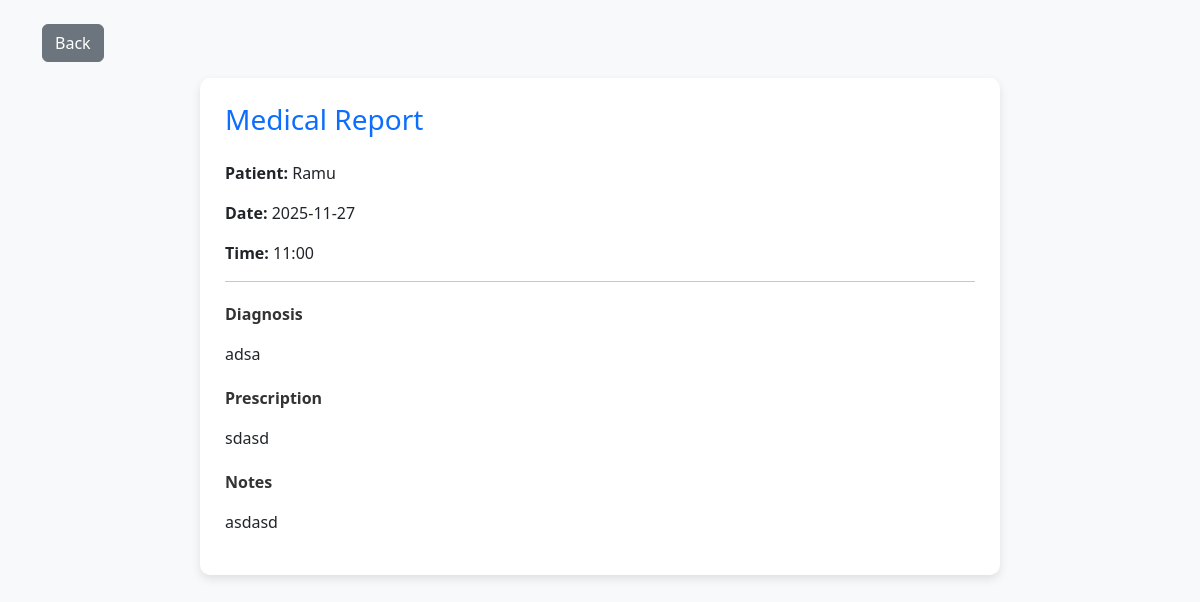
Page /doctor/patient/report/4 (signed in) on the committed database.
### app/models.py (models this page shows, shortened)
class User(UserMixin, db.Model):
    __tablename__ = 'users'
    id = db.Column(db.Integer, primary_key=True)
    role = db.Column(db.String(20), nullable=False)
    email = db.Column(db.String(120), unique=True, nullable=False)
    password_hash = db.Column(db.String(128), nullable=False)
    name = db.Column(db.String(120), nullable=False)
    phone = db.Column(db.String(20))
    department_id = db.Column(db.Integer, db.ForeignKey('departments.id'))  # NEW LINE
    created_at = db.Column(db.DateTime, default=datetime.utcnow)
    is_active = db.Column(db.Boolean, default=True)

class Appointment(db.Model):
    __tablename__ = 'appointments'
    id = db.Column(db.Integer, primary_key=True)
    patient_id = db.Column(db.Integer, db.ForeignKey('users.id'), nullable=False)
    doctor_id = db.Column(db.Integer, db.ForeignKey('users.id'), nullable=False)
    date = db.Column(db.Date, nullable=False)
    time = db.Column(db.Time, nullable=False)
    status = db.Column(db.String(20), default='Booked')
    created_at = db.Column(db.DateTime, default=datetime.utcnow)
    patient = db.relationship('User', foreign_keys=[patient_id], backref='patient_appointments')
    doctor = db.relationship('User', foreign_keys=[doctor_id], backref='doctor_appointments')
    treatment = db.relationship('Treatment', backref='appointment', uselist=False, cascade="all, delete")

class Treatment(db.Model):
    __tablename__ = 'treatments'
    id = db.Column(db.Integer, primary_key=True)
    appointment_id = db.Column(db.Integer, db.ForeignKey('appointments.id'), nullable=False)
    diagnosis = db.Column(db.Text)
    prescription = db.Column(db.Text)
    notes = db.Column(db.Text)
    created_at = db.Column(db.DateTime, default=datetime.utcnow)

### app/routes.py (the view)
    @app.route('/doctor/patient/report/<int:appointment_id>')
    @login_required
    def doctor_view_report(appointment_id):
        if current_user.role != 'doctor':
            flash("Unauthorized access!", "danger")
            return redirect(url_for("login"))
        appointment = Appointment.query.get_or_404(appointment_id)
        if appointment.doctor_id != current_user.id:
            flash("You are not allowed to view this report.", "danger")
            return redirect(url_for("doctor_dashboard"))
        return render_template("doctor_view_report.html",
                            appointment=appointment,
                            treatment=appointment.treatment)

### app/__init__.py (called while the page is built)
def create_app():
    app = Flask(__name__, template_folder="templates")
    app.config['SQLALCHEMY_DATABASE_URI'] = 'sqlite:///hms.db'
    app.config['SQLALCHEMY_TRACK_MODIFICATIONS'] = False
    app.config['SECRET_KEY'] = 'dev-secret-change-this'
    db.init_app(app)
    login_manager.init_app(app)
    @login_manager.user_loader
    def load_user(user_id):
        return User.query.get(int(user_id))
    @app.route('/')
    def index():
        return render_template('index.html')
    from .routes import init_routes
    init_routes(app)
    return app

### app/templates/doctor_view_report.html (shortened to what this page needs)
<!DOCTYPE html>
<html lang="en">
<head>
  <link href="https://cdn.jsdelivr.net/npm/bootstrap@5.3.2/dist/css/bootstrap.min.css" rel="stylesheet">
</head>
<body class="bg-light">
<div class="container mt-4">
  <a href="{{ url_for('doctor_patients') }}" class="btn btn-secondary mb-3">Back</a>
  <div class="report-box">
    <h3 class="mb-4">Medical Report</h3>
    <p><strong>Patient:</strong> {{ appointment.patient.name }}</p>
    <p><strong>Date:</strong> {{ appointment.date }}</p>
    <p><strong>Time:</strong> {{ appointment.time.strftime('%H:%M') }}</p>
    <hr>
    <p class="section-title">Diagnosis</p>
    <p>{{ treatment.diagnosis }}</p>
    <p class="section-title">Prescription</p>
    <p>{{ treatment.prescription }}</p>
    <p class="section-title">Notes</p>
    <p>{{ treatment.notes }}</p>
  </div>
</div>
</body>
</html>

### app/templates/doctor_view_report.html (style rules this page uses)
.report-box { background: white; padding: 25px; border-radius: 10px; box-shadow: 0px 4px 10px rgba(0,0,0,0.1); max-width: 800px; margin: auto; }
h3 { color: #0d6efd; }
.section-title { font-weight: 600; margin-top: 20px; color: #333; }

### rows in the picture
User: patient.name "Ramu"
Appointment: date "2025-11-27", time "11:00"
Treatment: diagnosis "adsa", prescription "sdasd", notes "asdasd"
